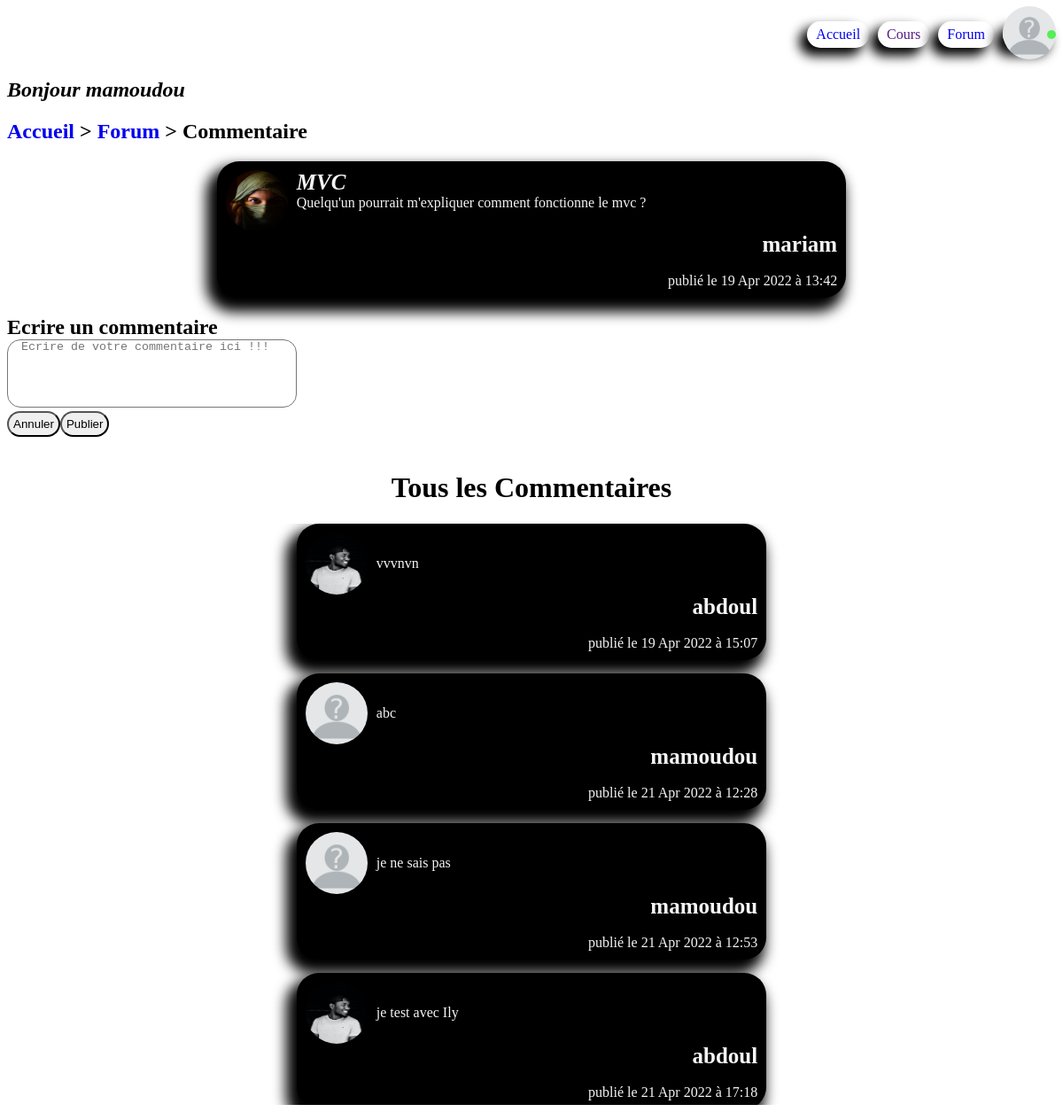
Screenshot of /index.php?location=comment&idComment=7 (signed in) with the database file from the repository.
### tables this page shows
CREATE TABLE `questions` (
  `id` int NOT NULL,
  `userID` int NOT NULL,
  `title` varchar(255) NOT NULL,
  `content` text NOT NULL,
  `question_date` datetime NOT NULL DEFAULT CURRENT_TIMESTAMP
);

CREATE TABLE `members` (
  `id` int NOT NULL,
  `firstName` varchar(255) NOT NULL,
  `lastName` varchar(255) NOT NULL,
  `birthday` date NOT NULL,
  `email` varchar(255) NOT NULL,
  `username` varchar(255) NOT NULL,
  `password_` varchar(255) NOT NULL,
  `inscription_date` datetime NOT NULL DEFAULT CURRENT_TIMESTAMP,
  `gender` varchar(10) NOT NULL,
  `picture` varchar(255) NOT NULL
);

CREATE TABLE `comments` (
  `id` int NOT NULL,
  `questionID` int NOT NULL,
  `userID` int NOT NULL,
  `comment` text NOT NULL,
  `comment_date` datetime NOT NULL DEFAULT CURRENT_TIMESTAMP
);

### Controller/controller.php (called while the page is built, shortened)
<?php
require("Model/model.php");
function question($idQuestion)
{
    $question= singleQuestion($idQuestion);
    $allComments = allComments($idQuestion);
    require('View/comment.php');
}

### Model/model.php (called while the page is built, shortened)
<?php
function dataBaseConnexion()
{
    try
    {
        $data_base= new PDO('mysql:host=localhost;dbname=WebProject;charset=utf8', 'root', 'root');
        return $data_base;
    }
    catch(Exception $e)
    {
        die("Erreur : ".$e->getMessage());
    }
}
function singleQuestion($idQuestion)
{
    $data_base= dataBaseConnexion();
    $question= $data_base->prepare('SELECT questions.id as id, username, content, title, picture, DATE_FORMAT(question_date, \'%d %b %Y à %H:%i\') AS date_ FROM members, questions WHERE questions.userID= members.id AND questions.id =?');
    $question->execute([$idQuestion]);
    $questions= $question->fetch();
    return $questions;
}
function allComments($idQuestion)
{
    $data_base= dataBaseConnexion();
    $comments= $data_base->prepare('SELECT id, questionID, userID, comment, DATE_FORMAT(comment_date, \'%d %b %Y à %H:%i\') AS date_ FROM comments WHERE questionID= ?');
    $comments->execute([$idQuestion]);
    return $comments;
}
function identifiedMember($idUser)
{
    $data_base= dataBaseConnexion();
    $members= $data_base->prepare('SELECT username, picture FROM members WHERE id=?' );
    $members->execute([$idUser]);
    $user= $members->fetch();
    return $user;
}

### View/comment.php (the view, shortened to what this page needs)
<!DOCTYPE html>
<html lang="en">
<head>
    <link rel="stylesheet" href="Public/CSS/menu.css?ts=<?=time()?>">
    <link rel="stylesheet" href="Public/CSS/comment.css?ts=<?=time()?>">
    <link rel="stylesheet" href="Public/CSS/signupAndLogin.css?ts=<?=time()?>">
</head>
<body>
    <?php require('header.php'); ?>
    <?php if(isset($_SESSION['connected'])) :?>
        <h2><em>Bonjour <?=$_SESSION['username']?></em></h2>
    <?php else :?>
        <h2><em>Vous n'êtes pas connecté</em></h2>
    <?php endif ?>
    <h2><a href="index.php?location=home">Accueil</a> > <a href="index.php?location=forum">Forum</a> > Commentaire</h2>
    <?php if(isset($question)): ?>
        <div class="questions">
            <div class="question">
                <img class="pic" src="<?=$question['picture']?>" alt="">
                <div class="content">
                    <strong><em><?=$question['title']?></em></strong>
                    <?=$question['content']?>
                </div>
            </div>
            <div class="info">
                <strong><?=$question['username']?></strong><br>
                publié le <?=$question['date_']?>
            </div>
        </div>
    <?php endif?>
    <?php if(isset($_SESSION['connected'])) :?>
        <h2 class="info-form">Ecrire un commentaire</h2>
        <form action="index.php?location=publishComment&amp;idQuestion=<?=$question['id']?>&amp;idUser=<?=$_SESSION['id']?>" method="post">
                <textarea name="content" id="" cols="35" rows="5" placeholder="Ecrire de votre commentaire ici !!!"></textarea><br>
                <input type="reset" value="Annuler"><input type="submit" value="Publier"><br><br>
        </form>
    <?php else: ?>
        <h2 class="info-form"><a href="index.php?location=login">Ecrire un commentaire</a></h2>
    <?php endif?>
    <h1>Tous les Commentaires</h1>
    <?php if(isset($allComments)): ?>
        <div class="all">
        <?php while($comments= $allComments->fetch()): ?>
            <?php $member=  identifiedMember($comments['userID']);?>
            <div class="questions">
                <div class="question">
                    <img class="pic" src="<?=$member['picture']?>" alt="">
                    <div class="content-comment">
                        <?=$comments['comment']?>
                    </div>
                </div>
                <div class="info">
                    <strong><?=$member['username']?></strong><br>
                    publié le <?=$comments['date_']?>
                </div>
            </div>
        <div>
        <?php endwhile?>
    <?php endif ?>
</body>
</html>

### Public/CSS/menu.css (style rules this page uses)
a { text-decoration: none; }

### Public/CSS/comment.css (style rules this page uses)
.pic { height: 70px; width: 70px; border-radius: 50%; margin-right: 10px; }
.question { display: flex; flex-direction: row; flex-wrap: nowrap; justify-content: flex-start; align-items: stretch; align-content: stretch; }
.questions { background-color: rgb(0, 0, 0); padding: 10px; border-radius: 25px; margin: 0 20%; margin-bottom: 15px; color: whitesmoke; -webkit-box-shadow: -7px 11px 15px 5px #000000; box-shadow: -7px 11px 15px 5px #000000; }
.content { display: flex; flex-direction: column; flex-wrap: nowrap; justify-content: flex-start; align-items: stretch; align-content: stretch; }
.content-comment { display: flex; flex-direction: column; flex-wrap: wrap; justify-content: center; align-items: stretch; align-content: stretch; }
h2 { font-family: "Brush Script MT", cursive; }
strong { font-family: "Brush Script MT", cursive; font-size: 25px; }
.info { display: flex; flex-direction: column; flex-wrap: nowrap; justify-content: flex-end; align-items: flex-end; align-content: stretch; }
textarea { resize: none; border-radius: 15px; padding: 0 15px; }
.info-form { margin-bottom: 0; }
.all { overflow: auto; height: 82vh; margin: 0 150px; }

### Public/CSS/signupAndLogin.css (style rules this page uses)
h1 { text-align: center; font-family: "Brush Script MT", cursive; }
h2 { font-family: "Brush Script MT", cursive; }
a { text-decoration: none; }
input[type=submit], input[type=reset] { border-radius: 15px; padding: 5px; cursor: pointer; text-align: center; }

### rows the page displays
questions: userID.picture (picture), title "MVC", content "Quelqu'un pourrait m'expliquer comment fonctionne le mvc ?", userID.username "mariam"
comments: userID.picture (picture), comment "vvvnvn", userID.username "abdoul", date_ "19 Apr 2022 à 15:07"
comments: userID.picture (picture), comment "abc", userID.username "mamoudou", date_ "21 Apr 2022 à 12:28"
comments: userID.picture (picture), comment "je ne sais pas", userID.username "mamoudou", date_ "21 Apr 2022 à 12:53"
comments: userID.picture (picture), comment "je test avec Ily", userID.username "abdoul", date_ "21 Apr 2022 à 17:18"

### other values shown
$_SESSION['username'] "mamoudou"
$question['date_'] "19 Apr 2022 à 13:42"
